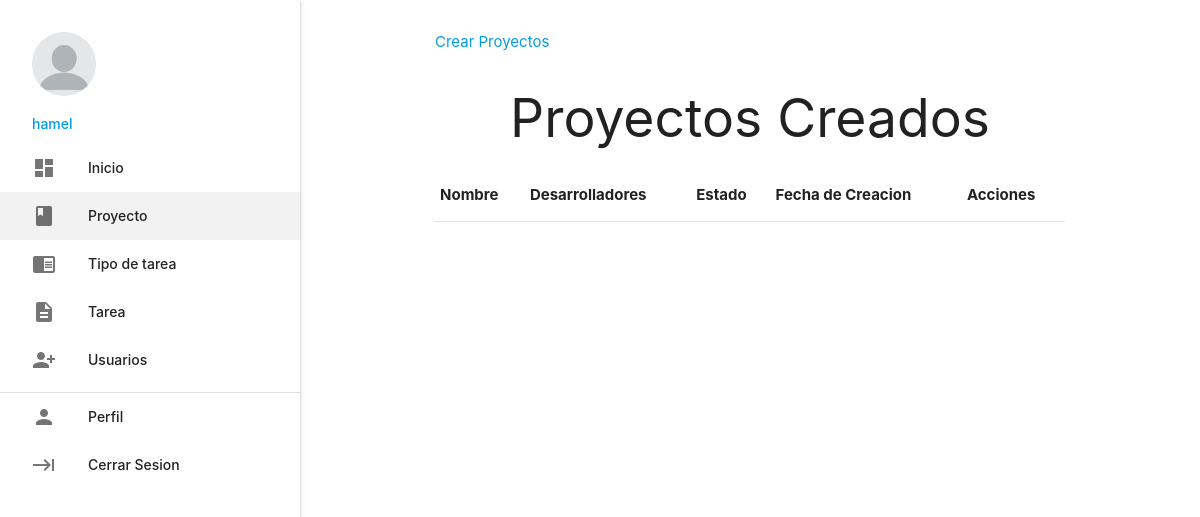
The page /proyectos/ (signed in) on the database as committed earlier.
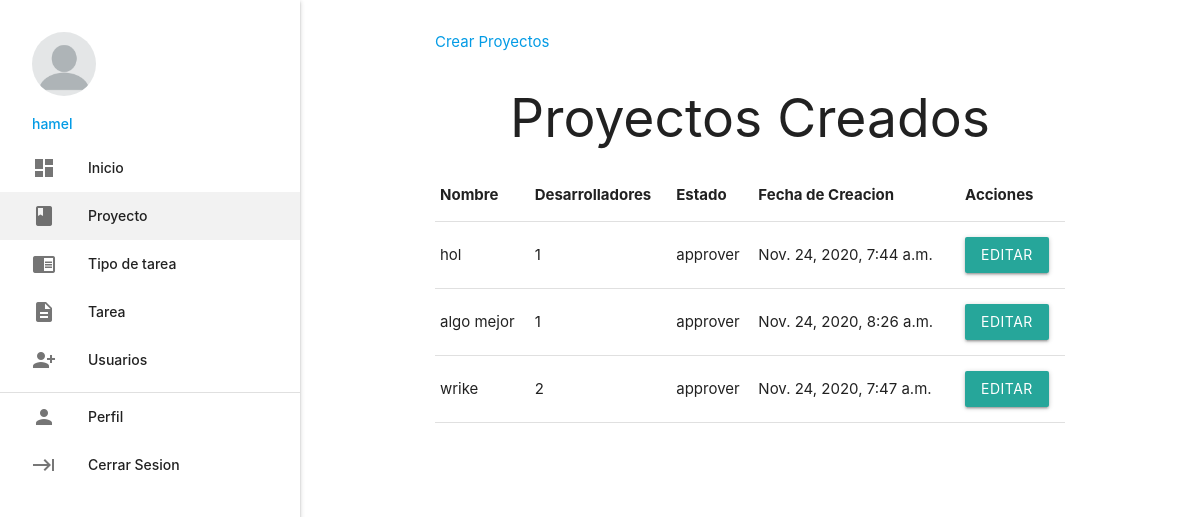
The same page on the database as committed later.
### projects/models.py (models this page shows, shortened)
class Project(models.Model):
    STATUS_CHOICES = (
        ('approver', 'Aprovado'),
        ('process', 'En Proceso'),
        ('inactive', 'Inactivo'),
    )
    name = models.CharField(max_length=50, unique=True, verbose_name='Nombre')
    developer = models.ManyToManyField(Developer, verbose_name='Desarrollador')
    status = models.CharField(
        max_length=10, choices=STATUS_CHOICES, default=STATUS_CHOICES[1])
    slug = models.SlugField(max_length=50, unique=True)
    created_at = models.DateTimeField(
        auto_now_add=True, verbose_name='Fecha de Creacion')
    update_at = models.DateTimeField(
        auto_now=True, verbose_name='Fecha de Actualizacion')
    class Meta:
        verbose_name = 'Proyecto'
        verbose_name_plural = 'Proyectos'

### projects/views.py (the view)
# urls.py: path('proyectos/', views.ProjectListView.as_view(), name='project'),
class ProjectListView(LoginRequiredMixin, ListView):
    login_url = 'users:login'
    template_name = 'projects/project.html'
    queryset = Project.objects.annotate(Count('developer'))

### projects/templates/projects/project.html
{% extends 'base.html' %}
{% block content %}
    <div class="container">
        <a href="{% url 'projects:add_project' %}">Crear Proyectos</a>
        <h2 class="center">Proyectos Creados</h2>
        {% include 'projects/snippets/projects.html' %}
    </div>
{% endblock %}

### projects/templates/projects/snippets/projects.html
<table class="highlight">
    <thead>
        <tr>
            <th>Nombre</th>
            <th>Desarrolladores</th>
            <th>Estado</th>
            <th>Fecha de Creacion</th>
            <th>Acciones</th>
        </tr>
    </thead>
    <tbody>
        {% for projects in object_list %}
            <tr>
                <td>{{ projects.name }}</td>
                <td>{{ projects.developer__count }}</td>
                <td>{{ projects.status }}</td>
                <td>{{ projects.created_at }}</td>
                <td>
                    <a href="{% url 'projects:update_project' projects.slug %}" class="btn btn-danger">Editar</a>
                </td>
            </tr>
        {% endfor %}
    </tbody>
</table>

Rows that differ between the two databases and show on the page:
added Project: name "hol", developer__count "1", status "approver", created_at "Nov. 24, 2020, 7:44 a.m."
added Project: name "algo mejor", developer__count "1", status "approver", created_at "Nov. 24, 2020, 8:26 a.m."
added Project: name "wrike", developer__count "2", status "approver", created_at "Nov. 24, 2020, 7:47 a.m."
